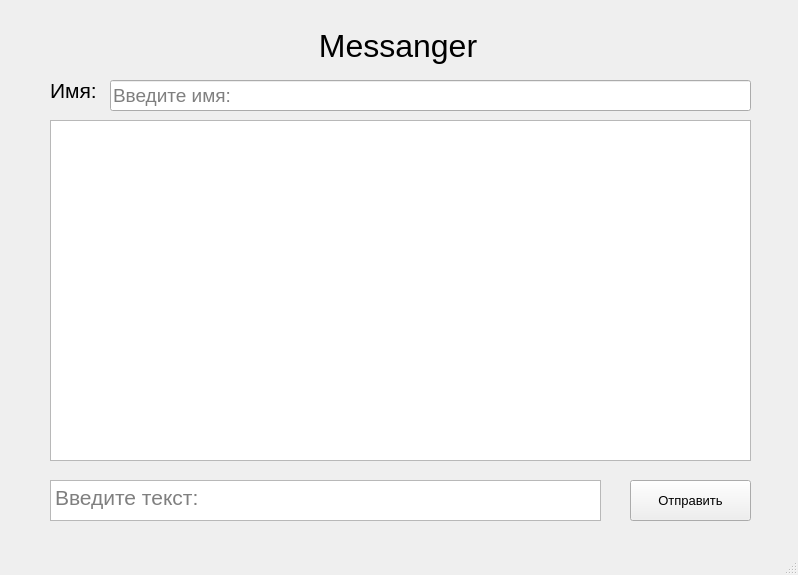
<?xml version="1.0" encoding="UTF-8"?>
<ui version="4.0">
 <class>MainWindow</class>
 <widget class="QMainWindow" name="MainWindow">
  <property name="geometry">
   <rect>
    <x>0</x>
    <y>0</y>
    <width>798</width>
    <height>575</height>
   </rect>
  </property>
  <property name="windowTitle">
   <string>MainWindow</string>
  </property>
  <widget class="QWidget" name="centralwidget">
   <widget class="QLabel" name="label">
    <property name="geometry">
     <rect>
      <x>310</x>
      <y>20</y>
      <width>191</width>
      <height>51</height>
     </rect>
    </property>
    <property name="font">
     <font>
      <pointsize>24</pointsize>
     </font>
    </property>
    <property name="text">
     <string> Messanger</string>
    </property>
   </widget>
   <widget class="QLineEdit" name="name">
    <property name="geometry">
     <rect>
      <x>110</x>
      <y>80</y>
      <width>641</width>
      <height>31</height>
     </rect>
    </property>
    <property name="font">
     <font>
      <pointsize>14</pointsize>
     </font>
    </property>
    <property name="placeholderText">
     <string>Введите имя:</string>
    </property>
   </widget>
   <widget class="QLabel" name="label_2">
    <property name="geometry">
     <rect>
      <x>50</x>
      <y>80</y>
      <width>51</width>
      <height>21</height>
     </rect>
    </property>
    <property name="font">
     <font>
      <pointsize>16</pointsize>
     </font>
    </property>
    <property name="text">
     <string>Имя:</string>
    </property>
   </widget>
   <widget class="QTextEdit" name="text">
    <property name="geometry">
     <rect>
      <x>50</x>
      <y>480</y>
      <width>551</width>
      <height>41</height>
     </rect>
    </property>
    <property name="font">
     <font>
      <pointsize>16</pointsize>
     </font>
    </property>
    <property name="placeholderText">
     <string>Введите текст:</string>
    </property>
   </widget>
   <widget class="QTextBrowser" name="messages">
    <property name="geometry">
     <rect>
      <x>50</x>
      <y>120</y>
      <width>701</width>
      <height>341</height>
     </rect>
    </property>
   </widget>
   <widget class="QPushButton" name="send">
    <property name="geometry">
     <rect>
      <x>630</x>
      <y>480</y>
      <width>121</width>
      <height>41</height>
     </rect>
    </property>
    <property name="font">
     <font>
      <pointsize>10</pointsize>
     </font>
    </property>
    <property name="text">
     <string>Отправить</string>
    </property>
   </widget>
  </widget>
  <widget class="QStatusBar" name="statusbar"/>
 </widget>
 <resources/>
 <connections/>
</ui>
